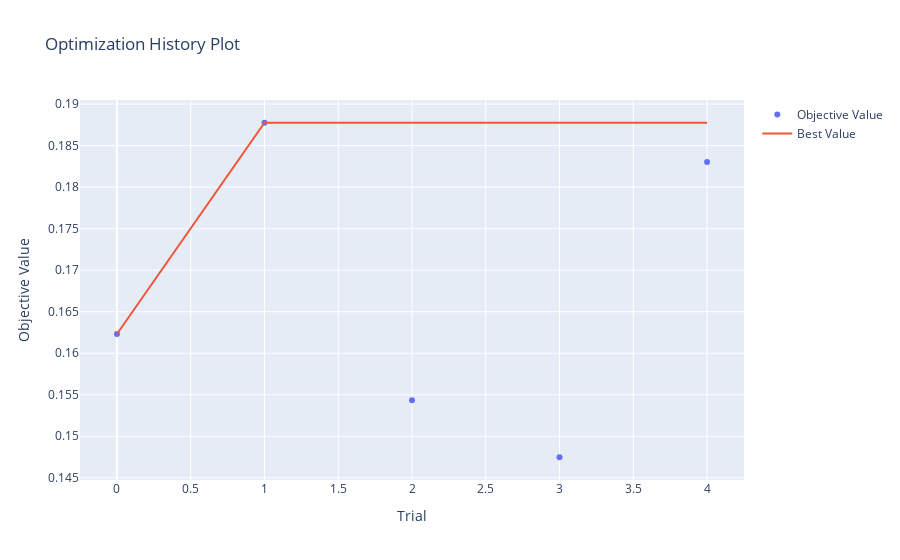

Write notebook code for a chart like this one.
### Code cell
booster.study_plot('optimization_history')

### Figure 1 — Plotly figure (JSON) as saved in the notebook; plotly's stock layout.template omitted (floating-point values rounded to 4 significant figures)
{"data": [{"mode": "markers", "name": "Objective Value", "type": "scatter", "x": [0, 1, 2, 3, 4], "y": [0.1623, 0.1878, 0.1543, 0.1475, 0.183]}, {"mode": "lines", "name": "Best Value", "type": "scatter", "x": [0, 1, 2, 3, 4], "y": [0.1623, 0.1878, 0.1878, 0.1878, 0.1878]}, {"marker": {"color": "#cccccc"}, "mode": "markers", "name": "Infeasible Trial", "showlegend": false, "type": "scatter", "x": [], "y": []}], "layout": {"title": {"text": "Optimization History Plot"}, "xaxis": {"title": {"text": "Trial"}}, "yaxis": {"title": {"text": "Objective Value"}}}}
